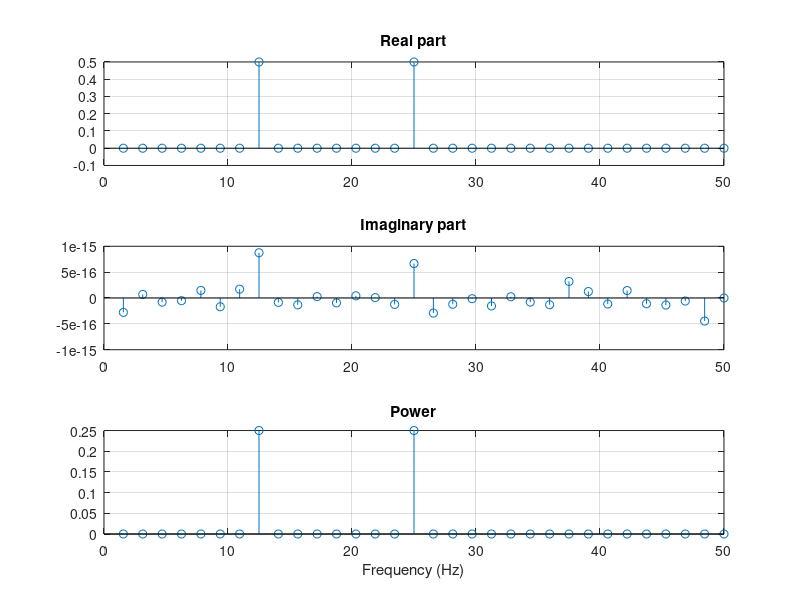

MATLAB code for this plot:
% TOPIC: fourier
% TITLE: FFT of 64 samples of cos(2 pi 12.5 t) + cos(2 pi 25 t) at dt = 0.01 s: find the frequencies
% SOURCE: Chapra Prob. 16.9 (Example 16.3)
% KEYWORDS: fft, 64 points, sampling rate, dt = 0.01, two cosines, spectrum, peaks, dominant frequencies
% PROBLEM:
% Duplicate Example 16.3 for 64 points sampled at dt = 0.01 s from f(t) = cos[2pi(12.5)t] + cos[2pi(25)t].
% Use fft to generate a DFT of these values and plot the results (real, imaginary and power versus
% frequency). Identify the frequencies present.
% CHECK: isequal(sort(fpk), [12.5 25])
% CODE:
n = 64; dt = 0.01; fs = 1/dt;
t = (0:n-1)*dt;
y = cos(2*pi*12.5*t) + cos(2*pi*25*t);
Y = fft(y)/n;
f = (1:n/2)*fs/n;                        % frequencies of Y(2:n/2+1)
Yp = Y(2:n/2+1);
P = abs(Yp).^2;
[~, idx] = sort(P, 'descend');
fpk = f(idx(1:2));
fprintf('Nyquist = %g Hz, resolution = %g Hz\n', fs/2, fs/n);
fprintf('Largest peaks at %g Hz and %g Hz (|Y| = %.3f, %.3f)\n', fpk(1), fpk(2), abs(Yp(idx(1))), abs(Yp(idx(2))));
figure;
subplot(3,1,1); stem(f, real(Yp)); grid on; title('Real part');
subplot(3,1,2); stem(f, imag(Yp)); grid on; title('Imaginary part');
subplot(3,1,3); stem(f, P); grid on; title('Power'); xlabel('Frequency (Hz)');
